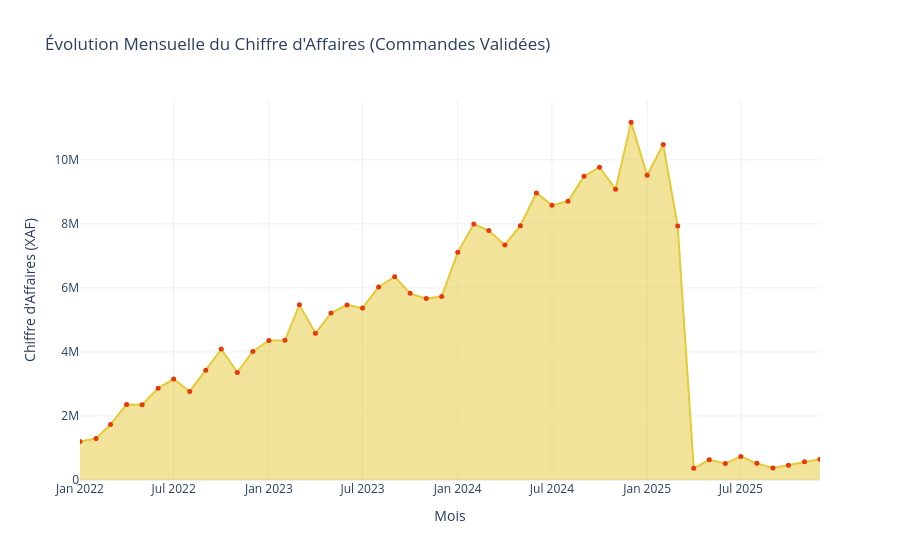

Source (notebook cell):
### Markdown cell above
### Montrons l'évolution du chiffre d'affaire par mois

### Code cell
status_invalides = ['cancelled', 'in_progress' ]
df_filtered = orders[~orders['status'].str.lower().isin(status_invalides)].copy()

df_filtered['order_date'] = pd.to_datetime(df_filtered['order_date'])

monthly_finance = (df_filtered.groupby(df_filtered['order_date'].dt.to_period('M'))
                   .agg({
                       'total_amount_xaf_clean': 'sum', 
                       'order_id': 'count'
                        })
                   .reset_index())

monthly_finance['order_date'] = monthly_finance['order_date'].dt.to_timestamp()
monthly_finance.columns = ['Mois', 'Chiffre_Affaires', 'Nombre_Commandes']

fig = px.area(
    monthly_finance, 
    x='Mois', 
    y='Chiffre_Affaires',
    title="Évolution Mensuelle du Chiffre d'Affaires (Commandes Validées)",
    markers=True,
    text=None, 
    labels={'Chiffre_Affaires': 'CA (FCFA)', 'Mois': 'Période'},
    template="plotly_white"
)

fig.update_traces(
    line_color="#E4CA36", 
    line_width=2,
    marker=dict(size=5, color='#E9370B', symbol='circle'),
    hovertemplate="<b>Mois:</b> %{x|%B %Y}<br><b>CA:</b> %{y:,.0f} FCFA<extra></extra>"
)

fig.update_layout(
    xaxis_title="Mois",
    yaxis_title="Chiffre d'Affaires (XAF)",
    hovermode="x unified" 
)

fig.show()

fig.write_html("../reports/EDA/Chiffre_D'affaire.html")

### Figure 1 — Plotly figure (JSON) as saved in the notebook; plotly's stock layout.template omitted (floating-point values rounded to 4 significant figures)
{"data": [{"fillpattern": {"shape": ""}, "hovertemplate": "<b>Mois:</b> %{x|%B %Y}<br><b>CA:</b> %{y:,.0f} FCFA<extra></extra>", "legendgroup": "", "line": {"color": "#E4CA36", "width": 2}, "marker": {"color": "#E9370B", "size": 5, "symbol": "circle"}, "mode": "lines+markers", "name": "", "orientation": "v", "showlegend": false, "stackgroup": "1", "type": "scatter", "x": ["2022-01-01T00:00:00", "2022-02-01T00:00:00", "2022-03-01T00:00:00", "2022-04-01T00:00:00", "2022-05-01T00:00:00", "2022-06-01T00:00:00", "2022-07-01T00:00:00", "2022-08-01T00:00:00", "2022-09-01T00:00:00", "2022-10-01T00:00:00", "2022-11-01T00:00:00", "2022-12-01T00:00:00", "2023-01-01T00:00:00", "2023-02-01T00:00:00", "2023-03-01T00:00:00", "2023-04-01T00:00:00", "2023-05-01T00:00:00", "2023-06-01T00:00:00", "2023-07-01T00:00:00", "2023-08-01T00:00:00", "2023-09-01T00:00:00", "2023-10-01T00:00:00", "2023-11-01T00:00:00", "2023-12-01T00:00:00", "2024-01-01T00:00:00", "2024-02-01T00:00:00", "2024-03-01T00:00:00", "2024-04-01T00:00:00", "2024-05-01T00:00:00", "2024-06-01T00:00:00", "2024-07-01T00:00:00", "2024-08-01T00:00:00", "2024-09-01T00:00:00", "2024-10-01T00:00:00", "2024-11-01T00:00:00", "2024-12-01T00:00:00", "2025-01-01T00:00:00", "2025-02-01T00:00:00", "2025-03-01T00:00:00", "2025-04-01T00:00:00", "2025-05-01T00:00:00", "2025-06-01T00:00:00", "2025-07-01T00:00:00", "2025-08-01T00:00:00", "2025-09-01T00:00:00", "2025-10-01T00:00:00", "2025-11-01T00:00:00", "2025-12-01T00:00:00"], "xaxis": "x", "y": [1206000.0, 1294000.0, 1736000.0, 2361000.0, 2353000.0, 2866000.0, 3154000.0, 2765000.0, 3432000.0, 4089000.0, 3361000.0, 4015000.0, 4361000.0, 4362000.0, 5470000.0, 4583000.0, 5214000.0, 5470000.0, 5369000.0, 6029000.0, 6349000.0, 5830000.0, 5666000.0, 5734000.0, 7111000.0, 7996000.0, 7791000.0, 7344000.0, 7943000.0, 8967000.0, 8584000.0, 8704000.0, 9486000.0, 9769000.0, 9079000.0, 11180000.0, 9519000.0, 10480000.0, 7934000.0, 364200.0, 629700.0, 519100.0, 734200.0, 520400.0, 376600.0, 462600.0, 566500.0, 651700.0], "yaxis": "y"}], "layout": {"hovermode": "x unified", "legend": {"tracegroupgap": 0}, "title": {"text": "Évolution Mensuelle du Chiffre d'Affaires (Commandes Validées)"}, "xaxis": {"anchor": "y", "domain": [0, 1], "title": {"text": "Mois"}}, "yaxis": {"anchor": "x", "domain": [0, 1], "title": {"text": "Chiffre d'Affaires (XAF)"}}}}
